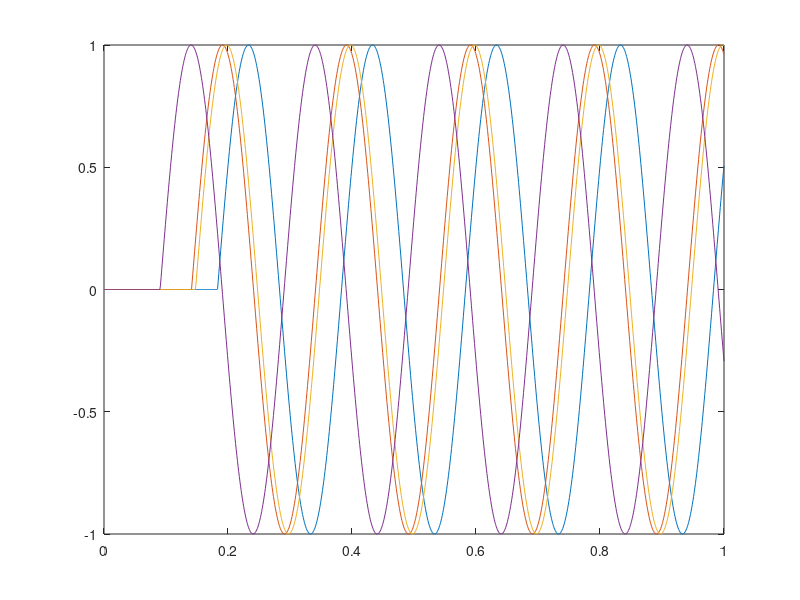

Write the MATLAB code that produced this figure. (Note: this script raises an error after producing the figure.)
% Mic positions
mic1 = [0, 0];
mic2 = [80, 0];
mic3 = [0, 30];
mic4 = [80, 30];

% Source position
sp = [50, 38];


% Calculating distance from source to mics
d1 = sqrt((sp(1) - mic1(1))^2 + (sp(2) - mic1(2))^2);
d2 = sqrt((sp(1) - mic2(1))^2 + (sp(2) - mic2(2))^2);
d3 = sqrt((sp(1) - mic3(1))^2 + (sp(2) - mic3(2))^2);
d4 = sqrt((sp(1) - mic4(1))^2 + (sp(2) - mic4(2))^2);

t1 = d1 / 343;
t2 = d2 / 343;
t3 = d3 / 343;
t4 = d4 / 343;


% Define time vector 't' and signal frequency
Fs = 1000;
t = linspace(0, 1, 1000);  % Adjust the time span and number of samples as needed
signal_frequency = 5;  % Adjust the signal frequency as needed
ref = sin(2 * pi * signal_frequency * t);

% Initialize the signals as zeros
sig1 = zeros(size(t));
sig2 = zeros(size(t));
sig3 = zeros(size(t));
sig4 = zeros(size(t));

% Define signals using logical indexing
sig1(t >= t1) = sin(2 * pi * signal_frequency * (t(t >= t1) - t1));
sig2(t >= t2) = sin(2 * pi * signal_frequency * (t(t >= t2) - t2));
sig3(t >= t3) = sin(2 * pi * signal_frequency * (t(t >= t3) - t3));
sig4(t >= t4) = sin(2 * pi * signal_frequency * (t(t >= t4) - t4));


plot(t,sig1)
hold on
plot(t,sig2)
plot(t,sig3)
plot(t,sig4)

sig1 = transpose(sig1);
sig2 = transpose(sig2);
sig3 = transpose(sig3);
sig4 = transpose(sig4);


% Time delay calculations
%td12 = gccphat(sig1, sig2)
%td13 = gccphat(sig1, sig3)
%td14 = gccphat(sig1, sig4)
td12 = gcc(sig1,sig2,Fs)
td13 = gcc(sig1,sig3,Fs)
td14 = gcc(sig1,sig4,Fs)




% Define the equations
%eq1 = @(x, y) 0.01 * 343 - (sqrt(x.^2 + y.^2) - sqrt(x.^2 + (y - 30).^2));
%eq2 = @(x, y) 0.02 * 343 - (sqrt(x.^2 + y.^2) - sqrt((x - 80).^2 + (y - 30).^2));
%eq3 = @(x, y) 0.05 * 343 - (sqrt(x.^2 + y.^2) - sqrt((x - 80).^2 + y.^2));


eq1 = @(x, y) td12 * 343 - (sqrt(x.^2 + y.^2) - sqrt((x - 80).^2 + (y - 0).^2));
eq2 = @(x, y) td13 * 343 - (sqrt(x.^2 + y.^2) - sqrt((x - 0).^2 + (y - 30).^2));
eq3 = @(x, y) td14 * 343 - (sqrt(x.^2 + y.^2) - sqrt((x - 80).^2 + (y - 30).^2));



% Use a numerical solver to find the intersection points
initial_guess = [0, 0];  % Initial guess for the intersection point
options = optimset('Display', 'off');  % Suppress solver output

[x1, y1] = fsolve(@(xy) [eq1(xy(1), xy(2)), eq2(xy(1), xy(2)), eq3(xy(1), xy(2))], initial_guess, options);
[x2, y2] = fsolve(@(xy) [eq1(xy(1), xy(2)), eq2(xy(1), xy(2)), eq3(xy(1), xy(2))], [10, 10], options);
[x3, y3] = fsolve(@(xy) [eq1(xy(1), xy(2)), eq2(xy(1), xy(2)), eq3(xy(1), xy(2))], [80, 10], options);

% Calculate the center of the triangle
center_x = (x1 + x2 + x3) / 3;
center_y = (y1 + y2 + y3) / 3;

% Display the results
disp(['Center of the triangle: (', num2str(center_x), ', ', num2str(center_y), ')']);





function time_delay = gcc(sig1, sig2, Fs)
cross_corr = xcorr(sig1, sig2);
normalized_cross_corr = abs(cross_corr) / max(abs(cross_corr));

[max_corr_value, max_corr_index] = max(normalized_cross_corr);

time_delay = ((max_corr_index - 1) - (numel(sig1) - 1)) / Fs;
end